Frame 1 (no input): blank canvas, image omitted
Frame 60 (the mouse pressed at the canvas centre just before this capture): blank canvas, image omitted
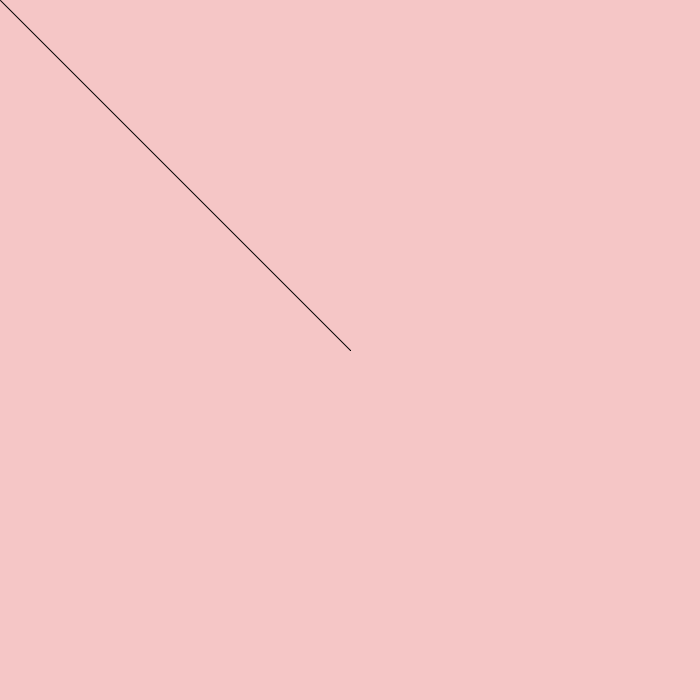
Frame 120 (the mouse held since frame 60 and released just before this capture)

The Processing sketch whose frames 1 and 60 were blank and that drew this single picture after the mouse press (run headless with seeded random() and noise(); from frame 60 on, the mouse is pressed at the canvas centre):

// Processing sketch: processing_169493
// ── processing_169493.pde

void setup()
{
size(700,700);
background(#F5C6C6);
}

void draw()
{
strokeWeight(1);

if(mousePressed)
{
line(pmouseX,pmouseY,mouseX,mouseY);
}

if(keyPressed){
  
if(key=='a'){
stroke(#FC0000);    
}
  
if(key=='b'){
stroke(#FC00CF);
}

if(key=='c'){
stroke(#7900FC);
}

if (key=='d'){
stroke(#007CFC);
}

if (key=='e'){
stroke(#00F2FC);
}

if(key=='f'){
stroke(#00FC0A);
}

if(key=='h'){
stroke(#FCFC00);
}

if(key=='i'){
stroke(#F07A6F);
}

if(key=='j'){
stroke(#4F5993);
} 
}
}
